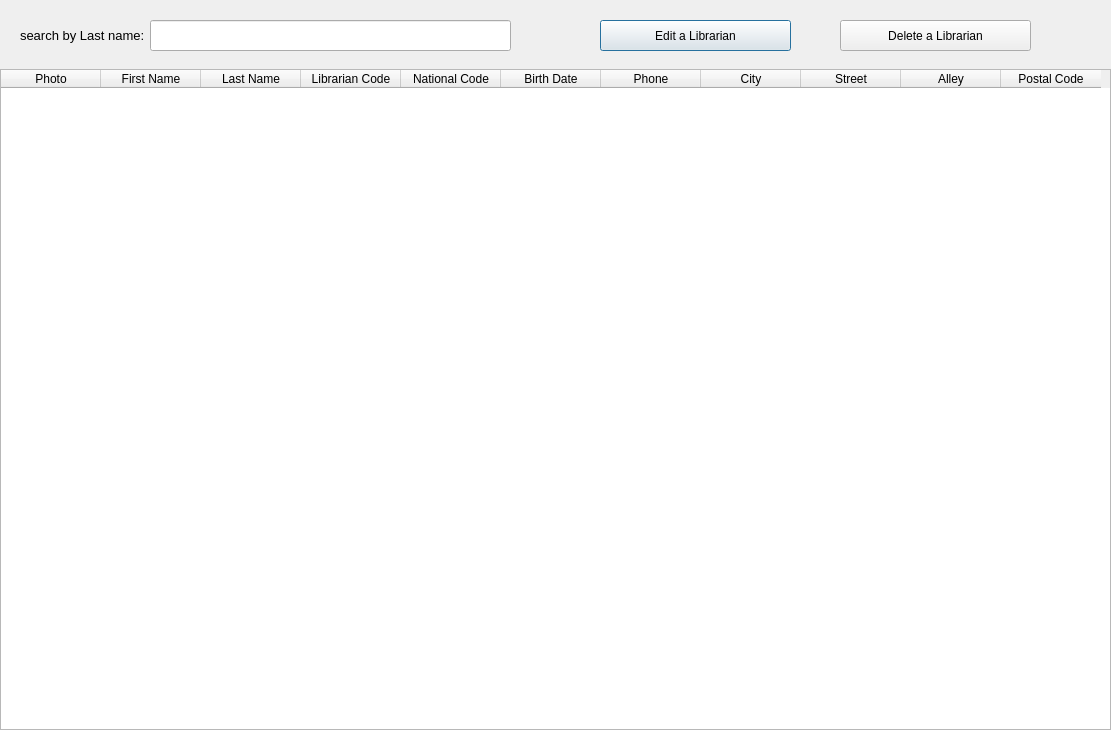
<?xml version="1.0" encoding="UTF-8"?>
<ui version="4.0">
 <class>librarians</class>
 <widget class="QDialog" name="librarians">
  <property name="geometry">
   <rect>
    <x>0</x>
    <y>0</y>
    <width>1111</width>
    <height>730</height>
   </rect>
  </property>
  <property name="windowTitle">
   <string>Librarians</string>
  </property>
  <widget class="QTableWidget" name="tableLibrarians">
   <property name="geometry">
    <rect>
     <x>0</x>
     <y>69</y>
     <width>1111</width>
     <height>661</height>
    </rect>
   </property>
   <column>
    <property name="text">
     <string>Photo</string>
    </property>
   </column>
   <column>
    <property name="text">
     <string>First Name</string>
    </property>
   </column>
   <column>
    <property name="text">
     <string>Last Name</string>
    </property>
   </column>
   <column>
    <property name="text">
     <string>Librarian Code</string>
    </property>
   </column>
   <column>
    <property name="text">
     <string>National Code</string>
    </property>
   </column>
   <column>
    <property name="text">
     <string>Birth Date</string>
    </property>
   </column>
   <column>
    <property name="text">
     <string>Phone</string>
    </property>
   </column>
   <column>
    <property name="text">
     <string>City</string>
    </property>
   </column>
   <column>
    <property name="text">
     <string>Street</string>
    </property>
   </column>
   <column>
    <property name="text">
     <string>Alley</string>
    </property>
   </column>
   <column>
    <property name="text">
     <string>Postal Code</string>
    </property>
   </column>
  </widget>
  <widget class="QLineEdit" name="lastNameTxt">
   <property name="geometry">
    <rect>
     <x>150</x>
     <y>20</y>
     <width>361</width>
     <height>31</height>
    </rect>
   </property>
  </widget>
  <widget class="QLabel" name="label">
   <property name="geometry">
    <rect>
     <x>20</x>
     <y>20</y>
     <width>151</width>
     <height>31</height>
    </rect>
   </property>
   <property name="font">
    <font>
     <pointsize>10</pointsize>
    </font>
   </property>
   <property name="text">
    <string>search by Last name:</string>
   </property>
  </widget>
  <widget class="QPushButton" name="librarianEditBtn">
   <property name="geometry">
    <rect>
     <x>600</x>
     <y>20</y>
     <width>191</width>
     <height>31</height>
    </rect>
   </property>
   <property name="text">
    <string>Edit a Librarian</string>
   </property>
   <property name="icon">
    <iconset>
     <normaloff>images/2 (4).png</normaloff>images/2 (4).png</iconset>
   </property>
  </widget>
  <widget class="QPushButton" name="librarianDeleteBtn">
   <property name="geometry">
    <rect>
     <x>840</x>
     <y>20</y>
     <width>191</width>
     <height>31</height>
    </rect>
   </property>
   <property name="text">
    <string>Delete a Librarian</string>
   </property>
   <property name="icon">
    <iconset>
     <normaloff>images/2 (3).png</normaloff>images/2 (3).png</iconset>
   </property>
  </widget>
 </widget>
 <resources/>
 <connections/>
</ui>
